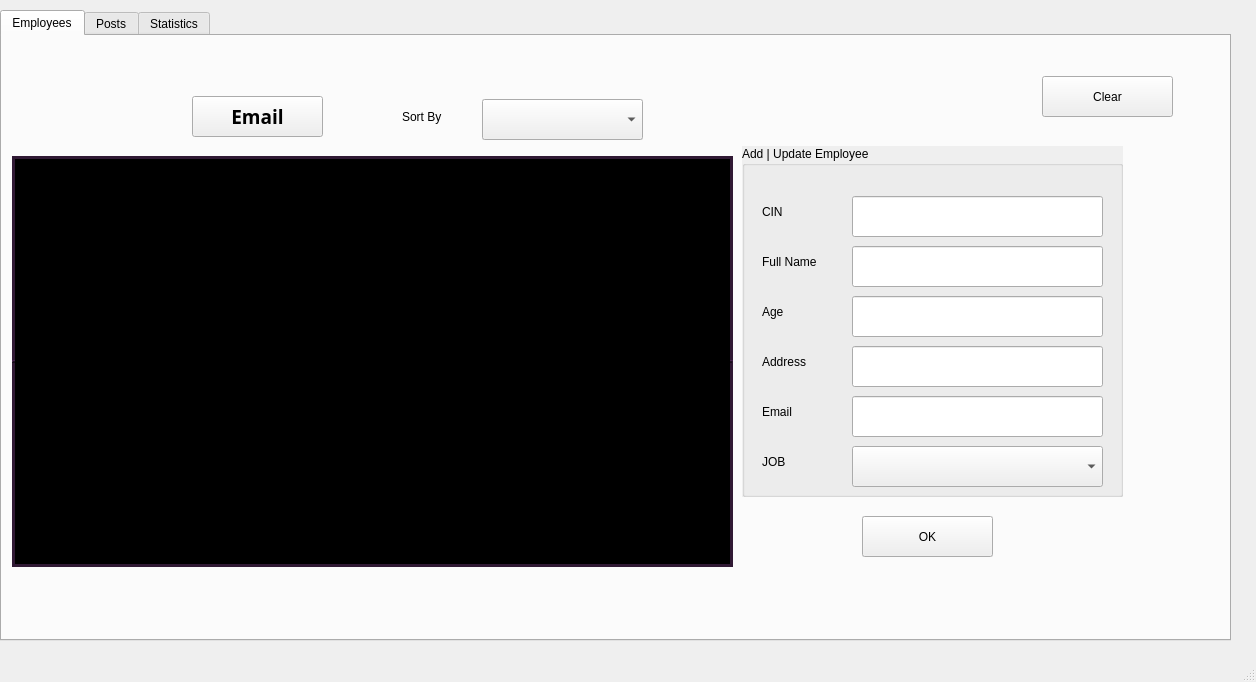
<?xml version="1.0" encoding="UTF-8"?>
<ui version="4.0">
 <class>HR</class>
 <widget class="QMainWindow" name="HR">
  <property name="geometry">
   <rect>
    <x>0</x>
    <y>0</y>
    <width>1256</width>
    <height>682</height>
   </rect>
  </property>
  <property name="windowTitle">
   <string>MainWindow</string>
  </property>
  <widget class="QWidget" name="centralwidget">
   <widget class="QTabWidget" name="tabWidget">
    <property name="geometry">
     <rect>
      <x>0</x>
      <y>10</y>
      <width>1231</width>
      <height>631</height>
     </rect>
    </property>
    <property name="sizePolicy">
     <sizepolicy hsizetype="Expanding" vsizetype="Expanding">
      <horstretch>0</horstretch>
      <verstretch>0</verstretch>
     </sizepolicy>
    </property>
    <property name="autoFillBackground">
     <bool>true</bool>
    </property>
    <property name="currentIndex">
     <number>0</number>
    </property>
    <widget class="QWidget" name="Employees">
     <attribute name="title">
      <string>Employees</string>
     </attribute>
     <widget class="QTableView" name="tableView_2">
      <property name="geometry">
       <rect>
        <x>10</x>
        <y>120</y>
        <width>721</width>
        <height>411</height>
       </rect>
      </property>
      <property name="palette">
       <palette>
        <active>
         <colorrole role="WindowText">
          <brush brushstyle="SolidPattern">
           <color alpha="255">
            <red>255</red>
            <green>255</green>
            <blue>255</blue>
           </color>
          </brush>
         </colorrole>
         <colorrole role="Button">
          <brush brushstyle="SolidPattern">
           <color alpha="255">
            <red>48</red>
            <green>25</green>
            <blue>52</blue>
           </color>
          </brush>
         </colorrole>
         <colorrole role="Light">
          <brush brushstyle="SolidPattern">
           <color alpha="255">
            <red>72</red>
            <green>37</green>
            <blue>78</blue>
           </color>
          </brush>
         </colorrole>
         <colorrole role="Midlight">
          <brush brushstyle="SolidPattern">
           <color alpha="255">
            <red>60</red>
            <green>31</green>
            <blue>65</blue>
           </color>
          </brush>
         </colorrole>
         <colorrole role="Dark">
          <brush brushstyle="SolidPattern">
           <color alpha="255">
            <red>24</red>
            <green>12</green>
            <blue>26</blue>
           </color>
          </brush>
         </colorrole>
         <colorrole role="Mid">
          <brush brushstyle="SolidPattern">
           <color alpha="255">
            <red>32</red>
            <green>17</green>
            <blue>35</blue>
           </color>
          </brush>
         </colorrole>
         <colorrole role="Text">
          <brush brushstyle="SolidPattern">
           <color alpha="255">
            <red>255</red>
            <green>255</green>
            <blue>255</blue>
           </color>
          </brush>
         </colorrole>
         <colorrole role="BrightText">
          <brush brushstyle="SolidPattern">
           <color alpha="255">
            <red>255</red>
            <green>255</green>
            <blue>255</blue>
           </color>
          </brush>
         </colorrole>
         <colorrole role="ButtonText">
          <brush brushstyle="SolidPattern">
           <color alpha="255">
            <red>255</red>
            <green>255</green>
            <blue>255</blue>
           </color>
          </brush>
         </colorrole>
         <colorrole role="Base">
          <brush brushstyle="SolidPattern">
           <color alpha="255">
            <red>0</red>
            <green>0</green>
            <blue>0</blue>
           </color>
          </brush>
         </colorrole>
         <colorrole role="Window">
          <brush brushstyle="SolidPattern">
           <color alpha="255">
            <red>48</red>
            <green>25</green>
            <blue>52</blue>
           </color>
          </brush>
         </colorrole>
         <colorrole role="Shadow">
          <brush brushstyle="SolidPattern">
           <color alpha="255">
            <red>0</red>
            <green>0</green>
            <blue>0</blue>
           </color>
          </brush>
         </colorrole>
         <colorrole role="AlternateBase">
          <brush brushstyle="SolidPattern">
           <color alpha="255">
            <red>24</red>
            <green>12</green>
            <blue>26</blue>
           </color>
          </brush>
         </colorrole>
         <colorrole role="ToolTipBase">
          <brush brushstyle="SolidPattern">
           <color alpha="255">
            <red>255</red>
            <green>255</green>
            <blue>220</blue>
           </color>
          </brush>
         </colorrole>
         <colorrole role="ToolTipText">
          <brush brushstyle="SolidPattern">
           <color alpha="255">
            <red>0</red>
            <green>0</green>
            <blue>0</blue>
           </color>
          </brush>
         </colorrole>
         <colorrole role="PlaceholderText">
          <brush brushstyle="SolidPattern">
           <color alpha="128">
            <red>255</red>
            <green>255</green>
            <blue>255</blue>
           </color>
          </brush>
         </colorrole>
        </active>
        <inactive>
         <colorrole role="WindowText">
          <brush brushstyle="SolidPattern">
           <color alpha="255">
            <red>255</red>
            <green>255</green>
            <blue>255</blue>
           </color>
          </brush>
         </colorrole>
         <colorrole role="Button">
          <brush brushstyle="SolidPattern">
           <color alpha="255">
            <red>48</red>
            <green>25</green>
            <blue>52</blue>
           </color>
          </brush>
         </colorrole>
         <colorrole role="Light">
          <brush brushstyle="SolidPattern">
           <color alpha="255">
            <red>72</red>
            <green>37</green>
            <blue>78</blue>
           </color>
          </brush>
         </colorrole>
         <colorrole role="Midlight">
          <brush brushstyle="SolidPattern">
           <color alpha="255">
            <red>60</red>
            <green>31</green>
            <blue>65</blue>
           </color>
          </brush>
         </colorrole>
         <colorrole role="Dark">
          <brush brushstyle="SolidPattern">
           <color alpha="255">
            <red>24</red>
            <green>12</green>
            <blue>26</blue>
           </color>
          </brush>
         </colorrole>
         <colorrole role="Mid">
          <brush brushstyle="SolidPattern">
           <color alpha="255">
            <red>32</red>
            <green>17</green>
            <blue>35</blue>
           </color>
          </brush>
         </colorrole>
         <colorrole role="Text">
          <brush brushstyle="SolidPattern">
           <color alpha="255">
            <red>255</red>
            <green>255</green>
            <blue>255</blue>
           </color>
          </brush>
         </colorrole>
         <colorrole role="BrightText">
          <brush brushstyle="SolidPattern">
           <color alpha="255">
            <red>255</red>
            <green>255</green>
            <blue>255</blue>
           </color>
          </brush>
         </colorrole>
         <colorrole role="ButtonText">
          <brush brushstyle="SolidPattern">
           <color alpha="255">
            <red>255</red>
            <green>255</green>
            <blue>255</blue>
           </color>
          </brush>
         </colorrole>
         <colorrole role="Base">
          <brush brushstyle="SolidPattern">
           <color alpha="255">
            <red>0</red>
            <green>0</green>
            <blue>0</blue>
           </color>
          </brush>
         </colorrole>
         <colorrole role="Window">
          <brush brushstyle="SolidPattern">
           <color alpha="255">
            <red>48</red>
            <green>25</green>
            <blue>52</blue>
           </color>
          </brush>
         </colorrole>
         <colorrole role="Shadow">
          <brush brushstyle="SolidPattern">
           <color alpha="255">
            <red>0</red>
            <green>0</green>
            <blue>0</blue>
           </color>
          </brush>
         </colorrole>
         <colorrole role="AlternateBase">
          <brush brushstyle="SolidPattern">
           <color alpha="255">
            <red>24</red>
            <green>12</green>
            <blue>26</blue>
           </color>
          </brush>
         </colorrole>
         <colorrole role="ToolTipBase">
          <brush brushstyle="SolidPattern">
           <color alpha="255">
            <red>255</red>
            <green>255</green>
            <blue>220</blue>
           </color>
          </brush>
         </colorrole>
         <colorrole role="ToolTipText">
          <brush brushstyle="SolidPattern">
           <color alpha="255">
            <red>0</red>
            <green>0</green>
            <blue>0</blue>
           </color>
          </brush>
         </colorrole>
         <colorrole role="PlaceholderText">
          <brush brushstyle="SolidPattern">
           <color alpha="128">
            <red>255</red>
            <green>255</green>
            <blue>255</blue>
           </color>
          </brush>
         </colorrole>
        </inactive>
        <disabled>
         <colorrole role="WindowText">
          <brush brushstyle="SolidPattern">
           <color alpha="255">
            <red>24</red>
            <green>12</green>
            <blue>26</blue>
           </color>
          </brush>
         </colorrole>
         <colorrole role="Button">
          <brush brushstyle="SolidPattern">
           <color alpha="255">
            <red>48</red>
            <green>25</green>
            <blue>52</blue>
           </color>
          </brush>
         </colorrole>
         <colorrole role="Light">
          <brush brushstyle="SolidPattern">
           <color alpha="255">
            <red>72</red>
            <green>37</green>
            <blue>78</blue>
           </color>
          </brush>
         </colorrole>
         <colorrole role="Midlight">
          <brush brushstyle="SolidPattern">
           <color alpha="255">
            <red>60</red>
            <green>31</green>
            <blue>65</blue>
           </color>
          </brush>
         </colorrole>
         <colorrole role="Dark">
          <brush brushstyle="SolidPattern">
           <color alpha="255">
            <red>24</red>
            <green>12</green>
            <blue>26</blue>
           </color>
          </brush>
         </colorrole>
         <colorrole role="Mid">
          <brush brushstyle="SolidPattern">
           <color alpha="255">
            <red>32</red>
            <green>17</green>
            <blue>35</blue>
           </color>
          </brush>
         </colorrole>
         <colorrole role="Text">
          <brush brushstyle="SolidPattern">
           <color alpha="255">
            <red>24</red>
            <green>12</green>
            <blue>26</blue>
           </color>
          </brush>
         </colorrole>
         <colorrole role="BrightText">
          <brush brushstyle="SolidPattern">
           <color alpha="255">
            <red>255</red>
            <green>255</green>
            <blue>255</blue>
           </color>
          </brush>
         </colorrole>
         <colorrole role="ButtonText">
          <brush brushstyle="SolidPattern">
           <color alpha="255">
            <red>24</red>
            <green>12</green>
            <blue>26</blue>
           </color>
          </brush>
         </colorrole>
         <colorrole role="Base">
          <brush brushstyle="SolidPattern">
           <color alpha="255">
            <red>48</red>
            <green>25</green>
            <blue>52</blue>
           </color>
          </brush>
         </colorrole>
         <colorrole role="Window">
          <brush brushstyle="SolidPattern">
           <color alpha="255">
            <red>48</red>
            <green>25</green>
            <blue>52</blue>
           </color>
          </brush>
         </colorrole>
         <colorrole role="Shadow">
          <brush brushstyle="SolidPattern">
           <color alpha="255">
            <red>0</red>
            <green>0</green>
            <blue>0</blue>
           </color>
          </brush>
         </colorrole>
         <colorrole role="AlternateBase">
          <brush brushstyle="SolidPattern">
           <color alpha="255">
            <red>48</red>
            <green>25</green>
            <blue>52</blue>
           </color>
          </brush>
         </colorrole>
         <colorrole role="ToolTipBase">
          <brush brushstyle="SolidPattern">
           <color alpha="255">
            <red>255</red>
            <green>255</green>
            <blue>220</blue>
           </color>
          </brush>
         </colorrole>
         <colorrole role="ToolTipText">
          <brush brushstyle="SolidPattern">
           <color alpha="255">
            <red>0</red>
            <green>0</green>
            <blue>0</blue>
           </color>
          </brush>
         </colorrole>
         <colorrole role="PlaceholderText">
          <brush brushstyle="SolidPattern">
           <color alpha="128">
            <red>255</red>
            <green>255</green>
            <blue>255</blue>
           </color>
          </brush>
         </colorrole>
        </disabled>
       </palette>
      </property>
      <property name="autoFillBackground">
       <bool>true</bool>
      </property>
      <property name="styleSheet">
       <string notr="true"/>
      </property>
      <property name="frameShape">
       <enum>QFrame::HLine</enum>
      </property>
      <property name="frameShadow">
       <enum>QFrame::Raised</enum>
      </property>
      <property name="midLineWidth">
       <number>1</number>
      </property>
     </widget>
     <widget class="QPushButton" name="pushButton_2">
      <property name="geometry">
       <rect>
        <x>190</x>
        <y>60</y>
        <width>131</width>
        <height>41</height>
       </rect>
      </property>
      <property name="minimumSize">
       <size>
        <width>91</width>
        <height>0</height>
       </size>
      </property>
      <property name="font">
       <font>
        <family>Agency FB</family>
        <pointsize>14</pointsize>
        <weight>75</weight>
        <bold>true</bold>
       </font>
      </property>
      <property name="autoFillBackground">
       <bool>false</bool>
      </property>
      <property name="styleSheet">
       <string notr="true">
QPushButton:pressed{
	
	background-color: rgb(255, 88, 11);
}</string>
      </property>
      <property name="text">
       <string>Email</string>
      </property>
     </widget>
     <widget class="QPushButton" name="DeleteEmployee">
      <property name="geometry">
       <rect>
        <x>20</x>
        <y>60</y>
        <width>41</width>
        <height>41</height>
       </rect>
      </property>
      <property name="styleSheet">
       <string notr="true">border: rgb(0,0,0,0)</string>
      </property>
      <property name="text">
       <string/>
      </property>
     </widget>
     <widget class="QLabel" name="label_2">
      <property name="geometry">
       <rect>
        <x>400</x>
        <y>60</y>
        <width>91</width>
        <height>41</height>
       </rect>
      </property>
      <property name="text">
       <string>Sort By</string>
      </property>
     </widget>
     <widget class="QComboBox" name="comboBox">
      <property name="geometry">
       <rect>
        <x>480</x>
        <y>63</y>
        <width>161</width>
        <height>41</height>
       </rect>
      </property>
      <property name="autoFillBackground">
       <bool>true</bool>
      </property>
      <item>
       <property name="text">
        <string/>
       </property>
      </item>
      <item>
       <property name="text">
        <string>CIN</string>
       </property>
      </item>
      <item>
       <property name="text">
        <string>Full_Name</string>
       </property>
      </item>
      <item>
       <property name="text">
        <string>Age</string>
       </property>
      </item>
     </widget>
     <widget class="QGroupBox" name="groupBox_2">
      <property name="geometry">
       <rect>
        <x>740</x>
        <y>110</y>
        <width>381</width>
        <height>351</height>
       </rect>
      </property>
      <property name="autoFillBackground">
       <bool>true</bool>
      </property>
      <property name="title">
       <string>Add | Update Employee</string>
      </property>
      <widget class="QLabel" name="label_3">
       <property name="geometry">
        <rect>
         <x>20</x>
         <y>50</y>
         <width>81</width>
         <height>31</height>
        </rect>
       </property>
       <property name="text">
        <string>CIN</string>
       </property>
      </widget>
      <widget class="QLabel" name="label_4">
       <property name="geometry">
        <rect>
         <x>20</x>
         <y>100</y>
         <width>81</width>
         <height>31</height>
        </rect>
       </property>
       <property name="text">
        <string>Full Name</string>
       </property>
      </widget>
      <widget class="QLabel" name="label_5">
       <property name="geometry">
        <rect>
         <x>20</x>
         <y>150</y>
         <width>81</width>
         <height>31</height>
        </rect>
       </property>
       <property name="text">
        <string>Age</string>
       </property>
      </widget>
      <widget class="QLabel" name="label_10">
       <property name="geometry">
        <rect>
         <x>20</x>
         <y>200</y>
         <width>81</width>
         <height>31</height>
        </rect>
       </property>
       <property name="text">
        <string>Address</string>
       </property>
      </widget>
      <widget class="QLabel" name="label_11">
       <property name="geometry">
        <rect>
         <x>20</x>
         <y>250</y>
         <width>81</width>
         <height>31</height>
        </rect>
       </property>
       <property name="text">
        <string>Email</string>
       </property>
      </widget>
      <widget class="QLineEdit" name="Email_Employee_text">
       <property name="geometry">
        <rect>
         <x>110</x>
         <y>250</y>
         <width>251</width>
         <height>41</height>
        </rect>
       </property>
      </widget>
      <widget class="QLineEdit" name="Name_Employee_text">
       <property name="geometry">
        <rect>
         <x>110</x>
         <y>100</y>
         <width>251</width>
         <height>41</height>
        </rect>
       </property>
      </widget>
      <widget class="QLineEdit" name="Age_Employee_text">
       <property name="geometry">
        <rect>
         <x>110</x>
         <y>150</y>
         <width>251</width>
         <height>41</height>
        </rect>
       </property>
      </widget>
      <widget class="QLineEdit" name="CIN_Employee_text">
       <property name="geometry">
        <rect>
         <x>110</x>
         <y>50</y>
         <width>251</width>
         <height>41</height>
        </rect>
       </property>
      </widget>
      <widget class="QLineEdit" name="Address_Employee_text">
       <property name="geometry">
        <rect>
         <x>110</x>
         <y>200</y>
         <width>251</width>
         <height>41</height>
        </rect>
       </property>
      </widget>
      <widget class="QLabel" name="label_17">
       <property name="geometry">
        <rect>
         <x>20</x>
         <y>300</y>
         <width>81</width>
         <height>31</height>
        </rect>
       </property>
       <property name="text">
        <string>JOB</string>
       </property>
      </widget>
      <widget class="QComboBox" name="comboBox_2">
       <property name="geometry">
        <rect>
         <x>110</x>
         <y>300</y>
         <width>251</width>
         <height>41</height>
        </rect>
       </property>
      </widget>
     </widget>
     <widget class="QPushButton" name="pushButton">
      <property name="geometry">
       <rect>
        <x>860</x>
        <y>480</y>
        <width>131</width>
        <height>41</height>
       </rect>
      </property>
      <property name="autoFillBackground">
       <bool>true</bool>
      </property>
      <property name="styleSheet">
       <string notr="true"/>
      </property>
      <property name="text">
       <string>OK</string>
      </property>
     </widget>
     <widget class="QPushButton" name="pushButton_5">
      <property name="geometry">
       <rect>
        <x>1040</x>
        <y>40</y>
        <width>131</width>
        <height>41</height>
       </rect>
      </property>
      <property name="text">
       <string>Clear</string>
      </property>
     </widget>
    </widget>
    <widget class="QWidget" name="Posts">
     <property name="accessibleName">
      <string>Posts</string>
     </property>
     <attribute name="title">
      <string>Posts</string>
     </attribute>
     <widget class="QPushButton" name="DeletePosts">
      <property name="geometry">
       <rect>
        <x>20</x>
        <y>40</y>
        <width>41</width>
        <height>41</height>
       </rect>
      </property>
      <property name="styleSheet">
       <string notr="true">border: rgb(0,0,0,0)</string>
      </property>
      <property name="text">
       <string/>
      </property>
     </widget>
     <widget class="QLabel" name="label">
      <property name="geometry">
       <rect>
        <x>400</x>
        <y>40</y>
        <width>81</width>
        <height>31</height>
       </rect>
      </property>
      <property name="text">
       <string>Search</string>
      </property>
     </widget>
     <widget class="QLineEdit" name="Search_line">
      <property name="geometry">
       <rect>
        <x>470</x>
        <y>40</y>
        <width>301</width>
        <height>41</height>
       </rect>
      </property>
      <property name="inputMask">
       <string extracomment="Type here"/>
      </property>
      <property name="text">
       <string/>
      </property>
      <property name="placeholderText">
       <string comment="Type Here" extracomment="Type Here"/>
      </property>
     </widget>
     <widget class="QTableView" name="tableViewPost">
      <property name="geometry">
       <rect>
        <x>10</x>
        <y>110</y>
        <width>711</width>
        <height>391</height>
       </rect>
      </property>
     </widget>
     <widget class="QPushButton" name="pushButton_3">
      <property name="geometry">
       <rect>
        <x>850</x>
        <y>480</y>
        <width>131</width>
        <height>41</height>
       </rect>
      </property>
      <property name="styleSheet">
       <string notr="true"/>
      </property>
      <property name="text">
       <string>OK</string>
      </property>
     </widget>
     <widget class="QGroupBox" name="groupBox_5">
      <property name="geometry">
       <rect>
        <x>730</x>
        <y>110</y>
        <width>441</width>
        <height>361</height>
       </rect>
      </property>
      <property name="title">
       <string>Add | Update Posts</string>
      </property>
      <widget class="QLabel" name="label_12">
       <property name="geometry">
        <rect>
         <x>10</x>
         <y>60</y>
         <width>81</width>
         <height>31</height>
        </rect>
       </property>
       <property name="text">
        <string>ID</string>
       </property>
      </widget>
      <widget class="QLabel" name="label_13">
       <property name="geometry">
        <rect>
         <x>10</x>
         <y>260</y>
         <width>101</width>
         <height>31</height>
        </rect>
       </property>
       <property name="text">
        <string>Hours Workd</string>
       </property>
      </widget>
      <widget class="QLabel" name="label_14">
       <property name="geometry">
        <rect>
         <x>10</x>
         <y>110</y>
         <width>81</width>
         <height>31</height>
        </rect>
       </property>
       <property name="text">
        <string>Salary</string>
       </property>
      </widget>
      <widget class="QLabel" name="label_15">
       <property name="geometry">
        <rect>
         <x>10</x>
         <y>160</y>
         <width>81</width>
         <height>31</height>
        </rect>
       </property>
       <property name="text">
        <string>Benefits</string>
       </property>
      </widget>
      <widget class="QLabel" name="label_16">
       <property name="geometry">
        <rect>
         <x>10</x>
         <y>210</y>
         <width>121</width>
         <height>31</height>
        </rect>
       </property>
       <property name="text">
        <string>Job Description</string>
       </property>
      </widget>
      <widget class="QLineEdit" name="Job_Posts_text">
       <property name="geometry">
        <rect>
         <x>140</x>
         <y>200</y>
         <width>251</width>
         <height>41</height>
        </rect>
       </property>
      </widget>
      <widget class="QLineEdit" name="Salary_POsts_text">
       <property name="geometry">
        <rect>
         <x>140</x>
         <y>100</y>
         <width>251</width>
         <height>41</height>
        </rect>
       </property>
      </widget>
      <widget class="QLineEdit" name="ID_Posts_text">
       <property name="geometry">
        <rect>
         <x>140</x>
         <y>50</y>
         <width>251</width>
         <height>41</height>
        </rect>
       </property>
      </widget>
      <widget class="QLineEdit" name="Benefits_Posts_text">
       <property name="geometry">
        <rect>
         <x>140</x>
         <y>150</y>
         <width>251</width>
         <height>41</height>
        </rect>
       </property>
      </widget>
      <widget class="QLineEdit" name="Hours_Posts_text_2">
       <property name="geometry">
        <rect>
         <x>140</x>
         <y>250</y>
         <width>251</width>
         <height>41</height>
        </rect>
       </property>
      </widget>
     </widget>
     <widget class="QPushButton" name="pushButton_4">
      <property name="geometry">
       <rect>
        <x>1040</x>
        <y>40</y>
        <width>131</width>
        <height>41</height>
       </rect>
      </property>
      <property name="text">
       <string>Clear</string>
      </property>
     </widget>
    </widget>
    <widget class="QWidget" name="tab_2">
     <attribute name="title">
      <string>Statistics</string>
     </attribute>
    </widget>
   </widget>
  </widget>
  <widget class="QMenuBar" name="menubar">
   <property name="geometry">
    <rect>
     <x>0</x>
     <y>0</y>
     <width>1256</width>
     <height>25</height>
    </rect>
   </property>
  </widget>
  <widget class="QStatusBar" name="statusbar"/>
 </widget>
 <resources/>
 <connections/>
</ui>
